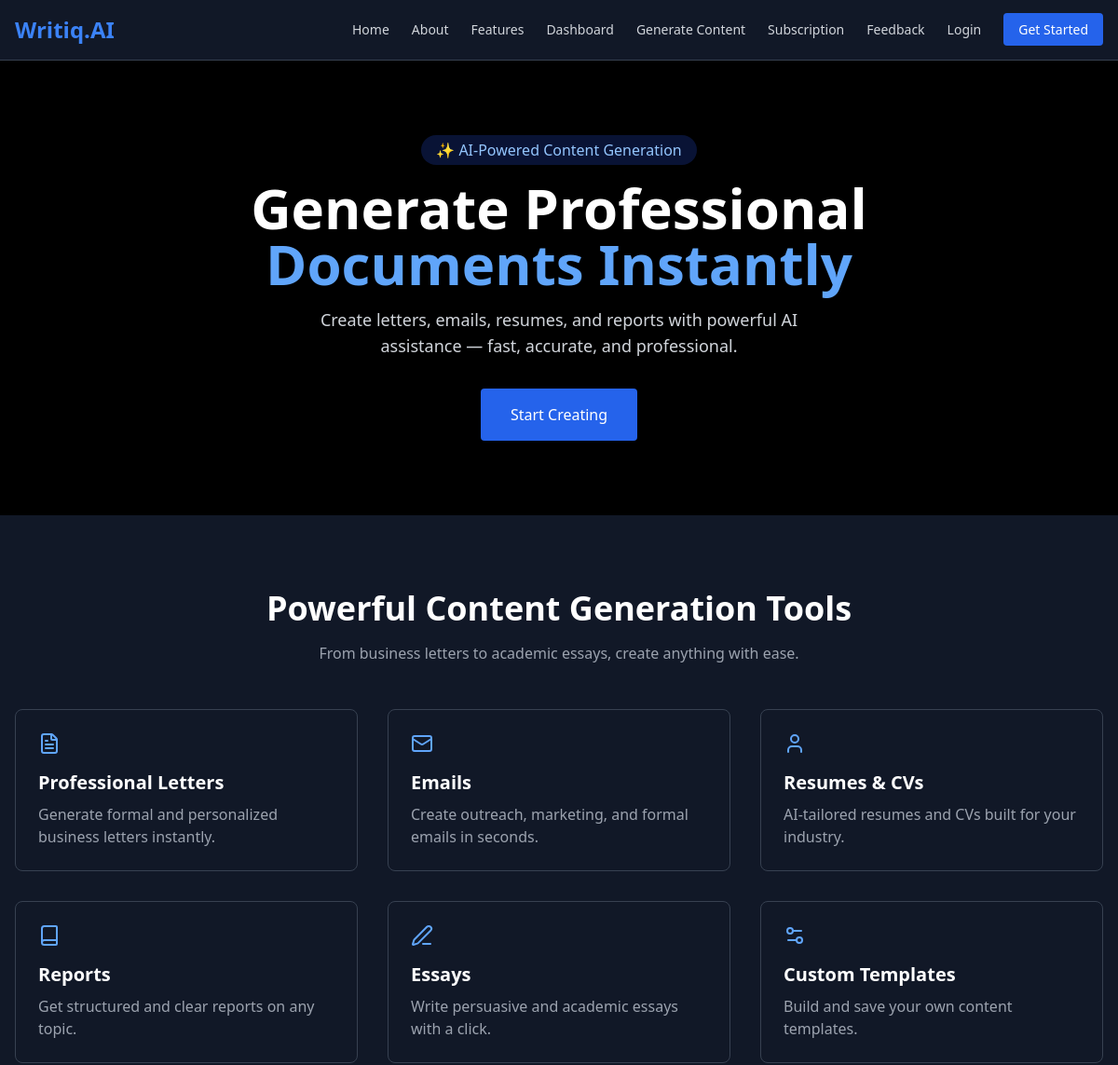
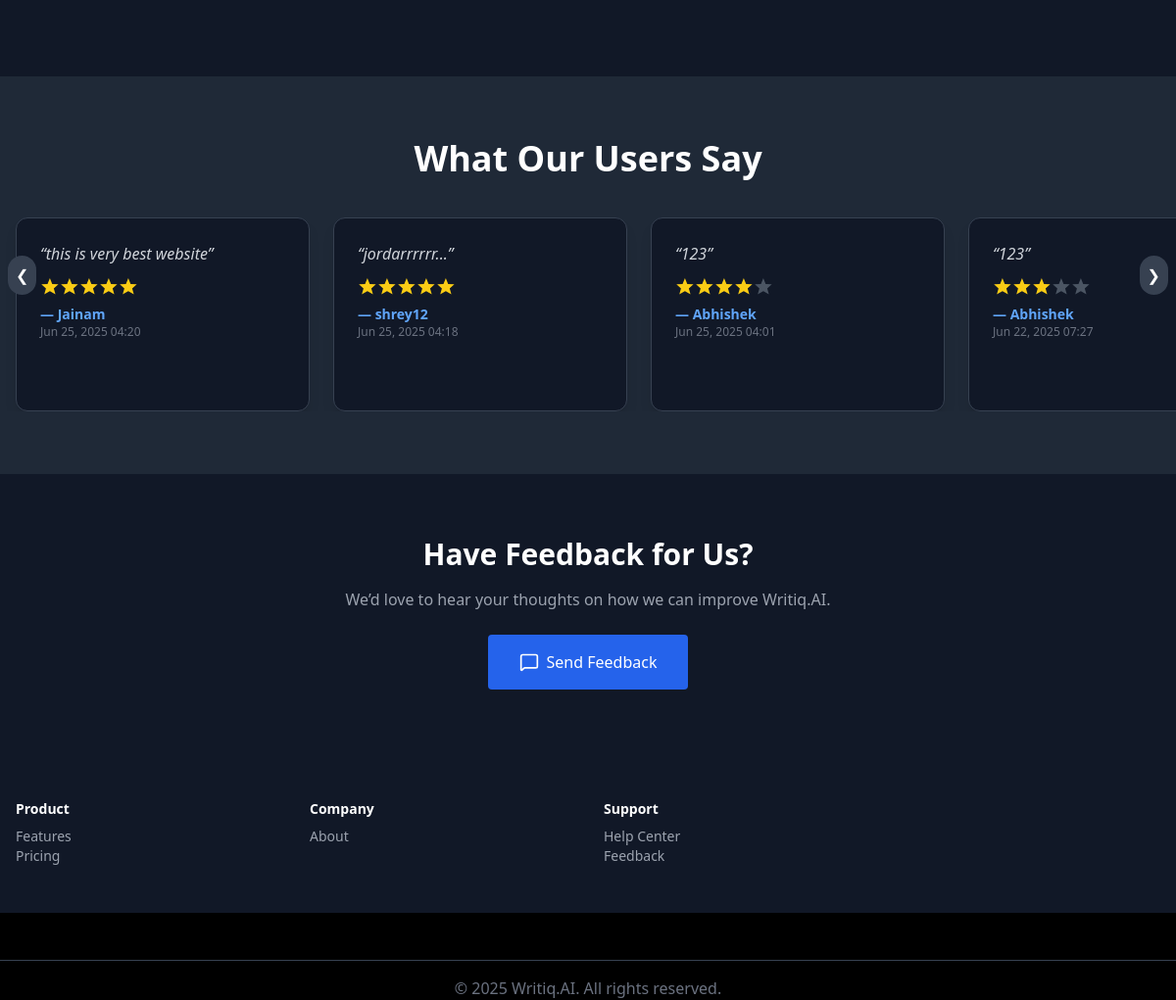
The page / on the database its author committed (2 pictures, top to bottom).
### backoffice_engine/models.py (models this page shows, shortened)
class BaseModel(models.Model):
    id=models.AutoField(primary_key=True)
    created_at=models.DateTimeField(auto_now_add=True)
    updated_at = models.DateTimeField(auto_now=True)
    class Meta:
        abstract = True

class Feedback(BaseModel):
    name = models.CharField(max_length=100)
    email = models.EmailField(blank=True, null=True)
    message = models.TextField()
    rating = models.IntegerField(default=0)
    created_at = models.DateTimeField(default=timezone.now)
    class Meta:
        db_table="Feedback"

### backoffice_engine/views.py (the view)
# urls.py: path('', views.index, name='index'),
def index(request):
    feedbacks = Feedback.objects.all().order_by('-id')
    return render(request, 'index.html', {'feedbacks': feedbacks})

### backoffice_engine/template/index.html (shortened to what this page needs)
{% extends "header_footer.html" %}
{% block content %}
<section id="home" class="text-center py-20 px-4">
  <span class="inline-block bg-blue-800/30 text-blue-300 px-4 py-1 rounded-full mb-4">✨ AI-Powered Content Generation</span>
  <h1 class="text-4xl sm:text-6xl font-bold text-white mb-4">
    Generate Professional <br /><span class="text-blue-400">Documents Instantly</span>
  </h1>
  <p class="text-lg text-gray-300 max-w-xl mx-auto mt-4">
    Create letters, emails, resumes, and reports with powerful AI assistance — fast, accurate, and professional.
  </p>
  <div class="mt-8 flex flex-col sm:flex-row justify-center gap-4">
    {% if request.session.user_id %}
      <a href="/generator" class="bg-blue-600 px-8 py-4 rounded text-white hover:bg-blue-700">Start Creating</a>
    {% else %}
      <a href="/signup" class="bg-blue-600 px-8 py-4 rounded text-white hover:bg-blue-700">Start Creating</a>
    {% endif %}
  </div>
</section>
<section id="features" class="py-20 px-4 bg-gray-900">
  <div class="text-center mb-12">
    <h2 class="text-4xl font-bold text-white mb-4">Powerful Content Generation Tools</h2>
    <p class="text-gray-400 max-w-2xl mx-auto">From business letters to academic essays, create anything with ease.</p>
  </div>
  <div class="grid grid-cols-1 sm:grid-cols-2 lg:grid-cols-3 gap-8 max-w-7xl mx-auto">
    <div class="p-6 border border-gray-700 rounded-lg hover:border-blue-500 transition">
      <div class="text-blue-400 text-2xl mb-4"><i data-lucide="file-text"></i></div>
      <h3 class="text-xl font-semibold mb-2">Professional Letters</h3>
      <p class="text-gray-400">Generate formal and personalized business letters instantly.</p>
    </div>
    <div class="p-6 border border-gray-700 rounded-lg hover:border-blue-500 transition">
      <div class="text-blue-400 text-2xl mb-4"><i data-lucide="mail"></i></div>
      <h3 class="text-xl font-semibold mb-2">Emails</h3>
      <p class="text-gray-400">Create outreach, marketing, and formal emails in seconds.</p>
    </div>
    <div class="p-6 border border-gray-700 rounded-lg hover:border-blue-500 transition">
      <div class="text-blue-400 text-2xl mb-4"><i data-lucide="user"></i></div>
      <h3 class="text-xl font-semibold mb-2">Resumes & CVs</h3>
      <p class="text-gray-400">AI-tailored resumes and CVs built for your industry.</p>
    </div>
    <div class="p-6 border border-gray-700 rounded-lg hover:border-blue-500 transition">
      <div class="text-blue-400 text-2xl mb-4"><i data-lucide="book"></i></div>
      <h3 class="text-xl font-semibold mb-2">Reports</h3>
      <p class="text-gray-400">Get structured and clear reports on any topic.</p>
    </div>
    <div class="p-6 border border-gray-700 rounded-lg hover:border-blue-500 transition">
      <div class="text-blue-400 text-2xl mb-4"><i data-lucide="edit-3"></i></div>
      <h3 class="text-xl font-semibold mb-2">Essays</h3>
      <p class="text-gray-400">Write persuasive and academic essays with a click.</p>
    </div>
    <div class="p-6 border border-gray-700 rounded-lg hover:border-blue-500 transition">
      <div class="text-blue-400 text-2xl mb-4"><i data-lucide="settings-2"></i></div>
      <h3 class="text-xl font-semibold mb-2">Custom Templates</h3>
      <p class="text-gray-400">Build and save your own content templates.</p>
    </div>
  </div>
</section>
<section class="bg-gray-800 py-16 relative">
  <h2 class="text-3xl sm:text-4xl font-bold text-white text-center mb-10">What Our Users Say</h2>
  <button id="prevBtn" class="absolute left-2 top-1/2 transform -translate-y-1/2 z-10 bg-gray-700 hover:bg-gray-600 p-2 rounded-full text-white">
    &#10094;
  </button>
  <button id="nextBtn" class="absolute right-2 top-1/2 transform -translate-y-1/2 z-10 bg-gray-700 hover:bg-gray-600 p-2 rounded-full text-white">
    &#10095;
  </button>
  <div id="feedbackWrapper" class="overflow-x-auto scrollbar-hide px-4 scroll-smooth">
    <div id="feedbackSlider" class="flex gap-6 w-max scroll-smooth">
      {% for f in feedbacks %}
      <div class="min-w-[300px] max-w-xs bg-gray-900 text-white border border-gray-700 rounded-xl p-6 shadow-lg flex-shrink-0 snap-start">
        <p class="text-base text-gray-300 italic mb-3">“{{ f.message|truncatechars:150 }}”</p>
        <div class="flex items-center mb-2">
          {% for i in "12345" %}
            {% if forloop.counter <= f.rating|default:0 %}
              <svg class="w-5 h-5 text-yellow-400" fill="currentColor" viewBox="0 0 20 20">
                <polygon points="9.9,1.1 12.3,6.9 18.6,7.3 13.9,11.5 15.6,17.6 9.9,14.3 4.2,17.6 5.9,11.5 1.2,7.3 7.5,6.9 " />
              </svg>
            {% else %}
              <svg class="w-5 h-5 text-gray-600" fill="currentColor" viewBox="0 0 20 20">
                <polygon points="9.9,1.1 12.3,6.9 18.6,7.3 13.9,11.5 15.6,17.6 9.9,14.3 4.2,17.6 5.9,11.5 1.2,7.3 7.5,6.9 " />
              </svg>
            {% endif %}
          {% endfor %}
        </div>
        <p class="text-sm font-semibold text-blue-400">— {{ f.name }}</p>
        <p class="text-xs text-gray-500">{{ f.created_at|date:"M d, Y H:i" }}</p>
      </div>
      {% endfor %}
    </div>
  </div>
</section>
<section class="py-16 bg-gray-900 text-center px-4">
  <h2 class="text-2xl sm:text-3xl font-bold mb-4 text-white">Have Feedback for Us?</h2>
  <p class="text-gray-400 mb-6 max-w-xl mx-auto">We’d love to hear your thoughts on how we can improve Writiq.AI.</p>
  <a href="/feedback" class="bg-blue-600 hover:bg-blue-700 text-white px-8 py-4 rounded transition inline-flex items-center gap-2">
    <i data-lucide="message-square" class="w-5 h-5"></i> Send Feedback
  </a>
</section>
<footer class="bg-gray-900 text-gray-400 py-12 px-4 text-sm">
  <div class="max-w-7xl mx-auto grid grid-cols-1 md:grid-cols-4 gap-8">
    <div>
      <h4 class="text-white font-semibold mb-2">Product</h4>
      <ul>
        <li><a href="/features" class="hover:text-white">Features</a></li>
        <li><a href="/pricing" class="hover:text-white">Pricing</a></li>
      </ul>
    </div>
    <div>
      <h4 class="text-white font-semibold mb-2">Company</h4>
      <ul>
        <li><a href="/about" class="hover:text-white">About</a></li>
      </ul>
    </div>
    <div>
      <h4 class="text-white font-semibold mb-2">Support</h4>
      <ul>
        <li><a href="/help" class="hover:text-white">Help Center</a></li>
        <li><a href="/feedback" class="hover:text-white">Feedback</a></li>
      </ul>
    </div>
  </div>
</footer>
{% endblock %}

### backoffice_engine/template/index.html (style rules this page uses)
.scrollbar-hide { -ms-overflow-style: none; scrollbar-width: none; }

### rows shown on the page
Feedback: message "this is very best website", rating 5 (drawn), name "Jainam", created_at "Jun 25, 2025 04:20"
Feedback: message "jordarrrrrr...", rating 5 (drawn), name "shrey12", created_at "Jun 25, 2025 04:18"
Feedback: message "123", rating 4 (drawn), name "Abhishek", created_at "Jun 25, 2025 04:01"
Feedback: message "123", rating 3 (drawn), name "Abhishek", created_at "Jun 22, 2025 07:27"
